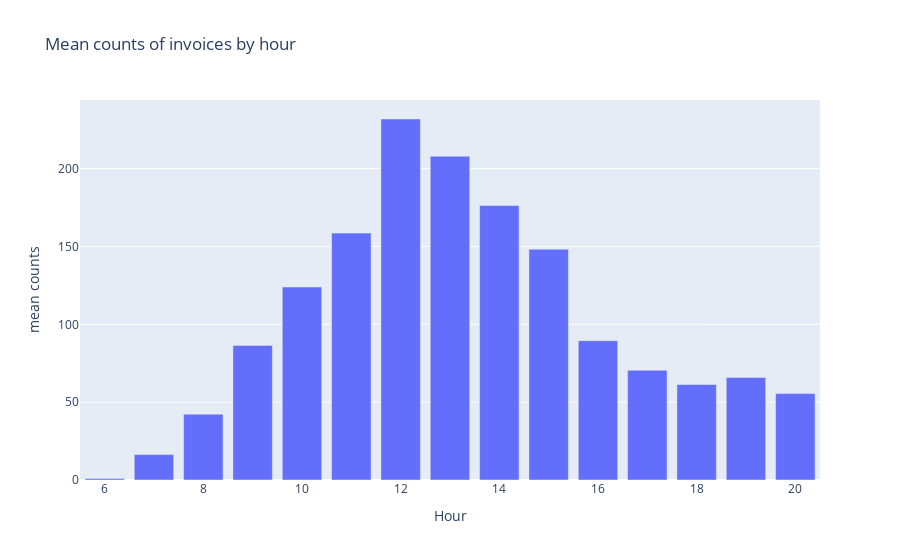

The notebook cell this image was saved under:
### Markdown cell above
Построим визуализацию, отражающую распределение среднего количества ежедневно поступающих заказов по времени суток (часу совершения транзакции).

### Code cell
mean_by_hour = data.groupby(['Date','Hour'])['InvoiceNo'].count().groupby('Hour').mean()
fig = px.bar(
    mean_by_hour, 
    x=mean_by_hour.index,
    y=mean_by_hour.values,
    title='Mean counts of invoices by hour',
    labels={'y':'mean counts'}    
)
fig.update_layout(bargap=0.2)
fig.show()

### Figure 1 — Plotly figure (JSON) as saved in the notebook; plotly's stock layout.template omitted (floating-point values rounded to 4 significant figures)
{"data": [{"alignmentgroup": "True", "hovertemplate": "Hour=%{x}<br>mean counts=%{y}<extra></extra>", "legendgroup": "", "marker": {"color": "#636efa", "pattern": {"shape": ""}}, "name": "", "offsetgroup": "", "orientation": "v", "showlegend": false, "textposition": "auto", "type": "bar", "x": [6, 7, 8, 9, 10, 11, 12, 13, 14, 15, 16, 17, 18, 19, 20], "xaxis": "x", "y": [1, 16.3, 42.27, 86.46, 124.0, 158.6, 231.9, 207.9, 176.3, 148.2, 89.49, 70.48, 61.36, 65.9, 55.5], "yaxis": "y"}], "layout": {"bargap": 0.2, "barmode": "relative", "legend": {"tracegroupgap": 0}, "title": {"text": "Mean counts of invoices by hour"}, "xaxis": {"anchor": "y", "domain": [0, 1], "title": {"text": "Hour"}}, "yaxis": {"anchor": "x", "domain": [0, 1], "title": {"text": "mean counts"}}}}
